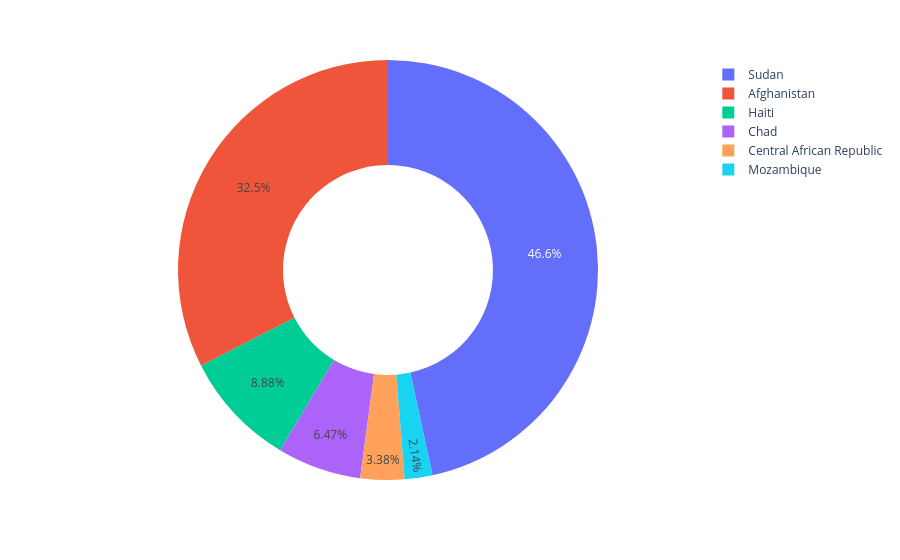

Write notebook code for a chart like this one.
### Markdown cell above
#### Insights
- **Sudan** records the highest average humanitarian need per administrative unit across most sectors, particularly Food Security (FSC), Protection (PRO), and WASH.
- **Mozambique** shows relatively high average needs in Food Security (FSC) and WASH, despite having fewer administrative units in the dataset.
- **Central African Republic (CAR)** has the lowest average humanitarian needs across most sectors compared to the other countries.

### Code cell
country = (
    master_df.groupby("Country")["Final PiN"]
    .sum()
    .reset_index()
)

fig = px.pie(
    country,
    values="Final PiN",
    names="Country",
    hole=0.5
)

fig.show()

### Figure 1 — Plotly figure (JSON) as saved in the notebook; plotly's stock layout.template omitted (floating-point values rounded to 4 significant figures)
{"data": [{"domain": {"x": [0, 1], "y": [0, 1]}, "hole": 0.5, "hovertemplate": "Country=%{label}<br>Final PiN=%{value}<extra></extra>", "labels": ["Afghanistan", "Central African Republic", "Chad", "Haiti", "Mozambique", "Sudan"], "legendgroup": "", "name": "", "showlegend": true, "type": "pie", "values": [44780000.0, 4654000.0, 8909000.0, 12220000.0, 2943000.0, 64140000.0]}], "layout": {"legend": {"tracegroupgap": 0}, "margin": {"t": 60}}}
